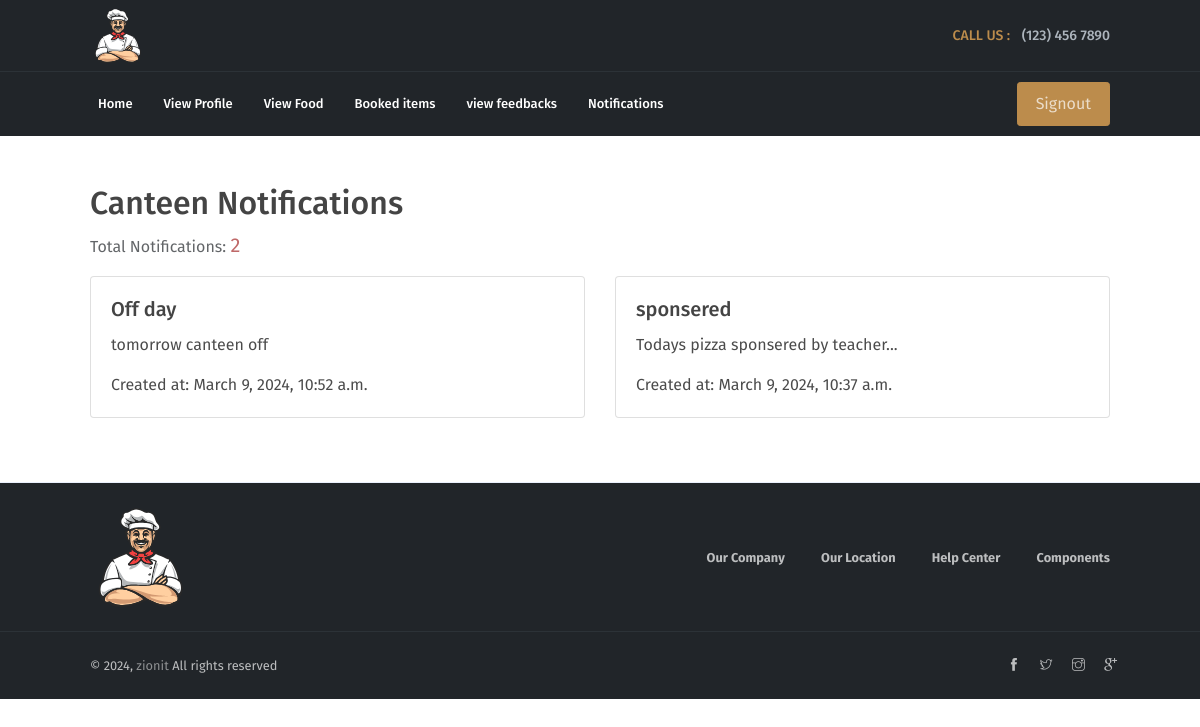
The app's page /view_notification/ (signed in) with its own data.
### mess_staff/models.py (models this page shows, shortened)
class AdminNotification(models.Model):
    title = models.CharField(max_length=100)
    message = models.TextField()
    created_at = models.DateTimeField(default=timezone.now)

### mess_user/views.py (the view)
# urls.py: path('view_notification/', views.view_notification, name='view_notification'),
def view_notification(request):
    notifications = AdminNotification.objects.all().order_by('-created_at')
    return render(request, 'notice.html', {'notifications': notifications})

### templates/notice.html (shortened to what this page needs)
{% extends "view_fooditems.html" %}
{% load static %}
{% block content %}
<div class="container mt-5 mb-5">
  <h2 class="custom-h2">Canteen Notifications</h2>
  {% if notifications %}
    <p class="text-dark">Total Notifications: <span class="text-brown" style="color: brown; font-size: 20px;">{{ notifications|length }}</span> </p>
    <div class="row">
      {% for notification in notifications %}
        <div class="col-md-6">
          <div class="card mb-3">
            <div class="card-body">
              <h5 class="card-title">{{ notification.title }}</h5>
              <p class="card-text">{{ notification.message }}</p>
              <p class="card-text">Created at: {{ notification.created_at }}</p>
            </div>
          </div>
        </div>
      {% endfor %}
    </div>
  {% else %}
    <p>No notifications available.</p>
  {% endif %}
</div>
{% endblock %}

### templates/notice.html (style rules this page uses)
p { color: black; }

### records on screen
AdminNotification: title "Off day", message "tomorrow canteen off", created_at "March 9, 2024, 10:52 a.m."
AdminNotification: title "sponsered", message "Todays pizza sponsered by teacher...", created_at "March 9, 2024, 10:37 a.m."

### other values on screen
{{ notifications|length }} "2"
